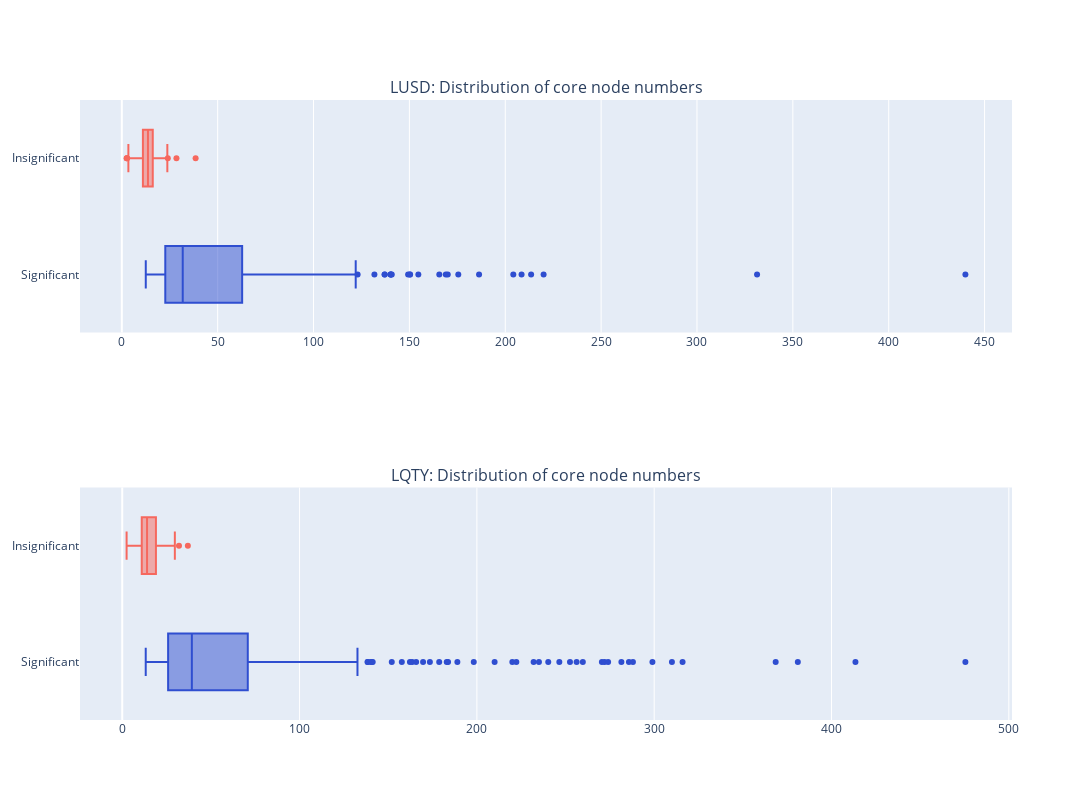

The code cell stored with this chart in its notebook:
### Markdown cell above
### Figure 4

### Code cell
fig = make_subplots(
    rows=2, 
    cols=1,
    subplot_titles=("LUSD: Distribution of core node numbers", "LQTY: Distribution of core node numbers")
)

LUSD_num_core_sig_T = LUSD_sig_T['avg_core_neighbor']
LUSD_num_core_sig_F = LUSD_sig_F['avg_core_neighbor']

LQTY_num_core_sig_T = LQTY_sig_T['avg_core_neighbor']
LQTY_num_core_sig_F = LQTY_sig_F['avg_core_neighbor']


fig.add_trace(go.Box(x=LUSD_num_core_sig_T, marker_color=LUSD_color1, name="Significant"), row=1, col=1)
fig.add_trace(go.Box(x=LUSD_num_core_sig_F, marker_color=LQTY_color2, name="Insignificant"), row=1, col=1)

fig.add_trace(go.Box(x=LQTY_num_core_sig_T, marker_color=LUSD_color1, name="Significant"), row=2, col=1)
fig.add_trace(go.Box(x=LQTY_num_core_sig_F, marker_color=LQTY_color2, name="Insignificant"), row=2, col=1)

fig.update_layout(barmode='stack', height=800, width=1500, showlegend=False)
fig.show()

fig.write_image("../Figure/images/fig4.png")

### Figure 1 — Plotly figure (JSON) as saved in the notebook; plotly's stock layout.template omitted (floating-point values rounded to 4 significant figures; data arrays with more than 128 entries replaced by an {"elided": "..."} marker saying what was removed)
{"data": [{"marker": {"color": "#2f4ed0"}, "name": "Significant", "type": "box", "x": {"elided": "335 float values"}, "xaxis": "x", "yaxis": "y"}, {"marker": {"color": "#f6685e"}, "name": "Insignificant", "type": "box", "x": [2.684, 2.5, 16.75, 20.86, 21.2, 15.6, 15, 16.14, 21, 13.83, 19.75, 23.67, 2.724, 8, 14.43, 16.4, 21, 23.75, 17.75, 12.12, 12.71, 5.6, 14.4, 21.25, 17.83, 14.14, 14, 13.8, 13.6, 15.67, 18.2, 14.43, 14.75, 12, 12, 12, 11, 18.6, 16.4, 17.8, 15.4, 16.2, 13.67, 13.38, 15, 16.2, 13.4, 13.5, 9.333, 13.71, 11, 11.17, 9.2, 15, 12.33, 11.17, 8.5, 9.714, 28.5, 13.4, 6.714, 11.5, 9.857, 20, 14.4, 11.83, 3.433, 14.67, 13, 12, 12.4, 14.5, 11.57, 14.2, 11.09, 15.8, 14.67, 9.857, 11.5, 9, 11.33, 7, 10.2, 15.2, 10.25, 18.5, 9.857, 11.86, 12.6, 9, 11.17, 12.5, 17.33, 14, 14.67, 24, 19.75, 19.75, 17.8, 15.25, 14.33, 7.571, 7.778, 11.88, 10, 38.5, 21.25, 10.33, 9.571, 10, 12.2, 7, 15, 8.333, 6.75, 11.2, 9.167, 5.9, 8.167, 15.62, 13.8, 18, 17.33, 13.83, 16.17, 11], "xaxis": "x", "yaxis": "y"}, {"marker": {"color": "#2f4ed0"}, "name": "Significant", "type": "box", "x": {"elided": "348 float values"}, "xaxis": "x2", "yaxis": "y2"}, {"marker": {"color": "#f6685e"}, "name": "Insignificant", "type": "box", "x": [19.67, 17.8, 15, 10.4, 8.667, 14, 14, 11, 12.67, 10.75, 26.67, 19.8, 20.25, 18.5, 21.25, 9.143, 12.8, 15, 11.71, 19, 9.667, 19.33, 15.75, 17.5, 16.75, 11.5, 13.33, 14, 12.5, 13, 37, 14.25, 13.2, 19.25, 4.75, 20, 23, 17.33, 24.5, 21, 9.25, 14.2, 11.5, 11, 20, 23, 13.75, 18, 16.5, 18, 14.67, 9.25, 11.33, 29.67, 23.5, 13.75, 13.5, 13.33, 13.5, 11, 14, 10.25, 14.4, 9.333, 15, 11.75, 24.5, 17.33, 13, 14.25, 11, 10.5, 21, 12.5, 10, 9, 14.5, 14.67, 11.6, 20, 7.8, 9.667, 15.5, 9.5, 9.333, 21, 11.5, 2.461, 19, 27, 9.833, 9, 10.8, 14, 27, 14, 8.667, 9.25, 32, 17, 13, 13, 12.75, 10.33, 10.5, 24, 9.333, 19, 15, 22.5, 20.67, 19.67, 16], "xaxis": "x2", "yaxis": "y2"}], "layout": {"annotations": [{"font": {"size": 16}, "showarrow": false, "text": "LUSD: Distribution of core node numbers", "x": 0.5, "xanchor": "center", "xref": "paper", "y": 1, "yanchor": "bottom", "yref": "paper"}, {"font": {"size": 16}, "showarrow": false, "text": "LQTY: Distribution of core node numbers", "x": 0.5, "xanchor": "center", "xref": "paper", "y": 0.375, "yanchor": "bottom", "yref": "paper"}], "barmode": "stack", "height": 800, "showlegend": false, "width": 1500, "xaxis": {"anchor": "y", "domain": [0, 1]}, "xaxis2": {"anchor": "y2", "domain": [0, 1]}, "yaxis": {"anchor": "x", "domain": [0.625, 1]}, "yaxis2": {"anchor": "x2", "domain": [0, 0.375]}}}
